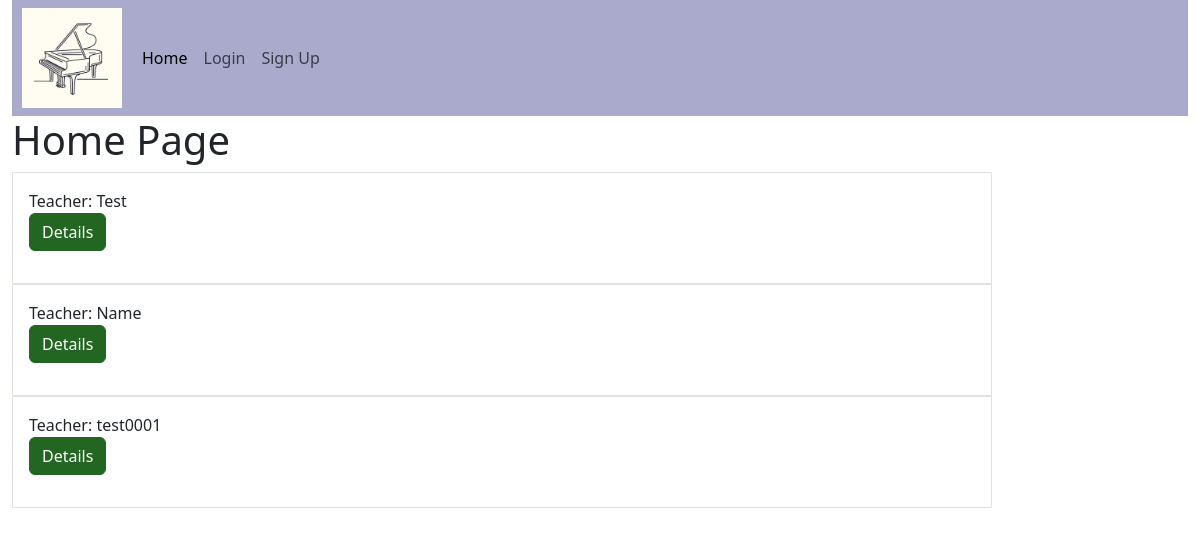
The app's page /, older data.
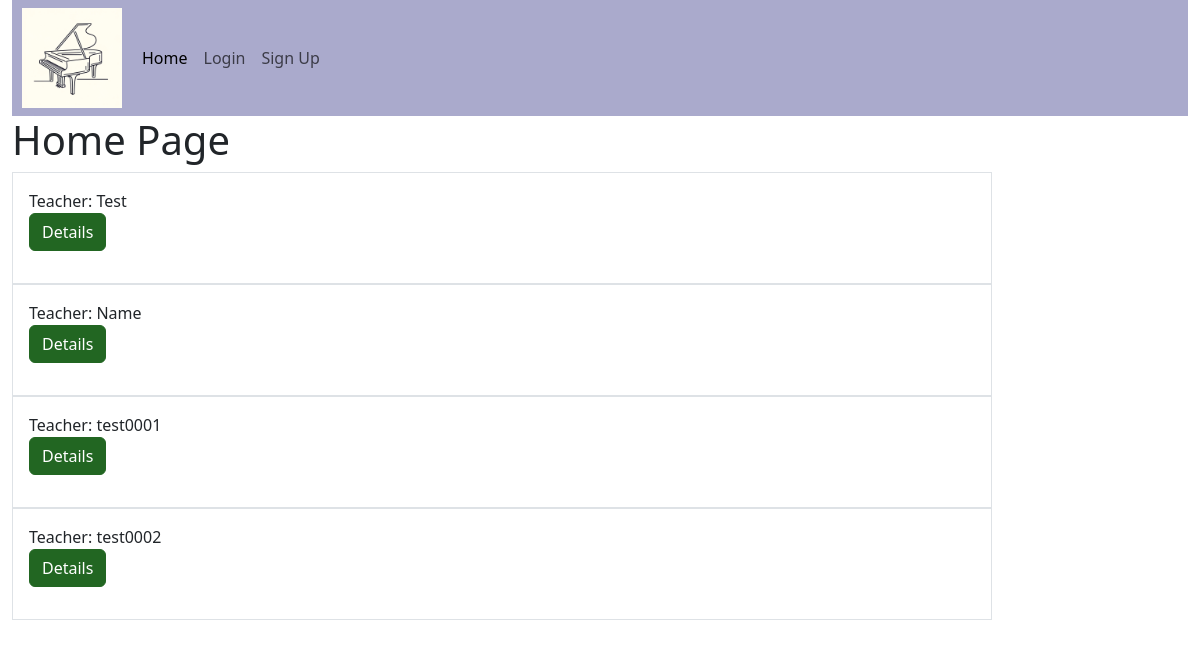
The same page, newer data.
### piano_project/models.py (models this page shows, shortened)
class teacher(models.Model):
    user = models.OneToOneField(User, null=True, on_delete=models.CASCADE)
    name = models.CharField(max_length=200)
    studio = models.CharField(max_length=500)
    message = models.TextField(max_length=2000)
    about = models.TextField(max_length=2000)
    email = models.CharField(max_length=200)
    active = models.BooleanField(default=True)
    phone_number = models.CharField(max_length=20)
    slug = models.SlugField(null=False, unique=True)
    photo = models.ImageField(upload_to='images/')

### piano_project/views.py (the view)
# urls.py: path('', views.index, name='index'),
def index(request):
    active_teachers = teacher.objects.all()
    return render(request, 'piano_project/home.html', {'active_teachers':active_teachers})

### piano_project/templates/piano_project/home.html (shortened to what this page needs)
{% extends "piano_project/base_template.html" %}
{% block content %}
    <h1>Home Page</h2>
    {% for i in active_teachers %}
        <div class="p-3 border">
            <li class="list-group-item">Teacher: {{i.name}}
                <p><strong><a href="{% url 'teacher_details' slug=i.slug%}" class="btn btn-green">Details</a>
                </strong></p>
            </li>
        </div>
    {% endfor %}
{% endblock %}

Row changes from the older to the newer data that the page shows:
added teacher: name "test0002"
